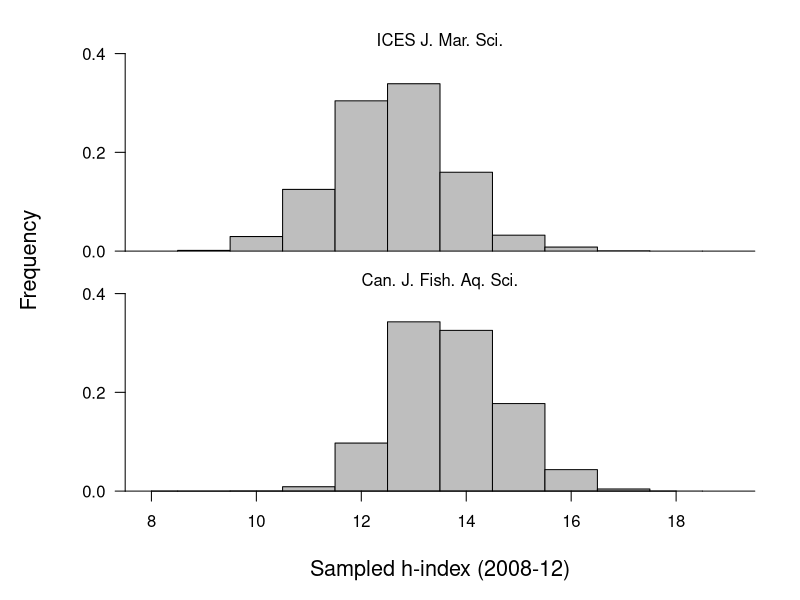

Recreate this plot in R.
#==========FISH 553 Lecture 3 Quiz=======================

#==hindex function
#calculates h index (Hirsch 2005)
#Hirsch JE 2005 An index to quantify an individual's 
#scientific research output. PNAS 102:16569-16572
#"A scientist has index h if h of his or her Np papers 
#have >=h citations each and the other (Np-h) 
#papers have <=h citations"
hindex <- function(citation.vec) {
   sorted <- sort(citation.vec,decreasing=T)
   paper.vec <- 1:length(citation.vec)
   hvalue <- sum(paper.vec <= sorted)
   return(hvalue)
}
hindex(c(5,4,3,2,1,1,1,1))
hindex(c(10,6,6,6,6,6,6,6,6,6,6))
hindex(c(1,4,3,2,5,4,0,0,0,0,0))
hindex(c(1012, 10, 5,4,3,1))

#Use resampling inference to determine if one journal has a higher
#impact than the other. The test-statistics is the h-index

#==Read in the data
ICES <- read.csv("ICES.csv")
CJFAS <- read.csv("CJFAS.csv")

####METHOD 1
niter <- 10000
CJFAS.better <- vector(length=niter)
for (i in 1:niter) {
   X <- hindex(sample(CJFAS$Citations, 100, replace=F))
   Y <- hindex(sample(ICES$Citations, 100, replace=F))
   CJFAS.better[i] <- X>Y
}
#p-value: is CJFAS better than the other?
sum(CJFAS.better)/niter

####METHOD 2
niter <- 10000
num.better <- 0
for (i in 1:niter) {
   X <- hindex(sample(CJFAS$Citations, 100, replace=F))
   Y <- hindex(sample(ICES$Citations, 100, replace=F))
   if (X > Y) {
      num.better <- num.better+1
   }
}
#p-value: is CJFAS better than the other?
num.better/niter


#============h-index next method
hindex2 <- function(citation.vec) {
   sorted <- sort(citation.vec,decreasing=T)
   i <- 1
   while (i <= citation.vec[i]) {
      i <- i+1
   }
   return(i-1)
}
hindex2(c(5,4,3,2,1,1,1,1))
hindex2(c(10,6,6,6,6,6,6,6,6,6,6))
hindex2(c(1,4,3,2,5,4,0,0,0,0,0))
hindex2(c(1012, 10, 5,4,3,1))


#==========extra calculations....  plots etc.
niter <- 10000
sampleh <- matrix(nrow=niter, ncol=2, dimnames=list(NULL,c("ICES","CJFAS")))
for (i in 1:niter) {
    sampleh[i,1] <- 
       hindex(sample(ICES$Citations, 100, replace=F))
    sampleh[i,2] <- 
       hindex(sample(CJFAS$Citations, 100, replace=F))
}

#p-value: is one better than the other?
sum(sampleh[,"CJFAS"] > sampleh[,"ICES"])/niter
#No, only in 65% of occurrences is CJFAS better

head(sampleh)
table(sampleh[,"ICES"])
table(sampleh[,"CJFAS"])
mean(sampleh[,"ICES"])
mean(sampleh[,"CJFAS"])
sd(sampleh[,"ICES"])
sd(sampleh[,"CJFAS"])
par(mfrow=c(2,1), oma=c(5,5,1,1), mar=c(0,0,0,0))
hist(sampleh[,"ICES"], breaks=seq(7.5,19.5,1),
     freq=F, ylim=c(0,0.45), axes=F,
     main="",xlab="", ylab="", col="grey")
axis(2, at=seq(0,0.4,0.2), las=1, pos=7.5)
mtext(side=3,line=-1.5,"ICES J. Mar. Sci.")
hist(sampleh[,"CJFAS"], breaks=seq(7.5,19.5,1),
     freq=F, ylim=c(0,0.45), axes=F,
     main="",xlab="", ylab="", col="grey")
mtext(side=3,line=-1.5,"Can. J. Fish. Aq. Sci.")
axis(1, pos=0)
axis(2, at=seq(0,0.4,0.2), las=1, pos=7.5)
mtext(side=1,line=3,"Sampled h-index (2008-12)", cex=1.3)
mtext(side=2,outer=T, line=3,"Frequency", cex=1.3)
